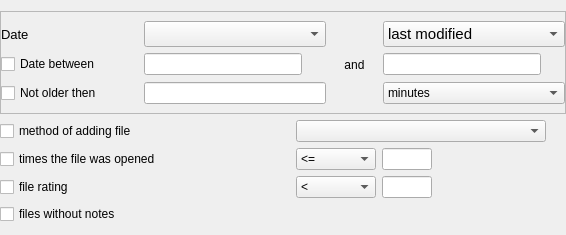
<?xml version="1.0" encoding="UTF-8"?>
<ui version="4.0">
 <class>pageAdv</class>
 <widget class="QWidget" name="pageAdv">
  <property name="geometry">
   <rect>
    <x>0</x>
    <y>0</y>
    <width>566</width>
    <height>232</height>
   </rect>
  </property>
  <property name="windowTitle">
   <string>Form</string>
  </property>
  <layout class="QVBoxLayout" name="verticalLayout">
   <property name="leftMargin">
    <number>0</number>
   </property>
   <property name="rightMargin">
    <number>0</number>
   </property>
   <item>
    <widget class="QFrame" name="topFrameFltr">
     <property name="frameShape">
      <enum>QFrame::StyledPanel</enum>
     </property>
     <property name="frameShadow">
      <enum>QFrame::Raised</enum>
     </property>
     <layout class="QGridLayout" name="gridLayout" columnstretch="3,4,1,4">
      <property name="leftMargin">
       <number>0</number>
      </property>
      <property name="rightMargin">
       <number>0</number>
      </property>
      <item row="0" column="0">
       <widget class="QLabel" name="label_3">
        <property name="font">
         <font>
          <pointsize>10</pointsize>
         </font>
        </property>
        <property name="text">
         <string>Date</string>
        </property>
       </widget>
      </item>
      <item row="0" column="1">
       <widget class="QComboBox" name="date_type">
        <property name="sizePolicy">
         <sizepolicy hsizetype="Expanding" vsizetype="Preferred">
          <horstretch>0</horstretch>
          <verstretch>0</verstretch>
         </sizepolicy>
        </property>
        <property name="font">
         <font>
          <pointsize>11</pointsize>
         </font>
        </property>
       </widget>
      </item>
      <item row="0" column="3">
       <widget class="QComboBox" name="note_date_type">
        <property name="sizePolicy">
         <sizepolicy hsizetype="Expanding" vsizetype="Preferred">
          <horstretch>0</horstretch>
          <verstretch>0</verstretch>
         </sizepolicy>
        </property>
        <property name="font">
         <font>
          <pointsize>11</pointsize>
         </font>
        </property>
        <item>
         <property name="text">
          <string>last modified</string>
         </property>
        </item>
        <item>
         <property name="text">
          <string>any modified</string>
         </property>
        </item>
        <item>
         <property name="text">
          <string>last created</string>
         </property>
        </item>
        <item>
         <property name="text">
          <string>any created</string>
         </property>
        </item>
       </widget>
      </item>
      <item row="1" column="0">
       <widget class="QCheckBox" name="between">
        <property name="text">
         <string>Date between</string>
        </property>
        <attribute name="buttonGroup">
         <string notr="true">date_selectors</string>
        </attribute>
       </widget>
      </item>
      <item row="1" column="2">
       <widget class="QLabel" name="label">
        <property name="text">
         <string>and</string>
        </property>
        <property name="alignment">
         <set>Qt::AlignCenter</set>
        </property>
       </widget>
      </item>
      <item row="2" column="0">
       <widget class="QCheckBox" name="not_older">
        <property name="text">
         <string>Not older then</string>
        </property>
        <attribute name="buttonGroup">
         <string notr="true">date_selectors</string>
        </attribute>
       </widget>
      </item>
      <item row="2" column="1">
       <widget class="QLineEdit" name="not_older_nn"/>
      </item>
      <item row="2" column="3">
       <widget class="QComboBox" name="age_measure">
        <item>
         <property name="text">
          <string>minutes</string>
         </property>
        </item>
        <item>
         <property name="text">
          <string>hours</string>
         </property>
        </item>
        <item>
         <property name="text">
          <string>days</string>
         </property>
        </item>
        <item>
         <property name="text">
          <string>weeks</string>
         </property>
        </item>
        <item>
         <property name="text">
          <string>months</string>
         </property>
        </item>
        <item>
         <property name="text">
          <string notr="true">years</string>
         </property>
        </item>
       </widget>
      </item>
      <item row="1" column="1">
       <widget class="QFrame" name="frame_after">
        <layout class="QHBoxLayout" name="horizontalLayout_2">
         <property name="spacing">
          <number>0</number>
         </property>
         <property name="leftMargin">
          <number>0</number>
         </property>
         <property name="topMargin">
          <number>0</number>
         </property>
         <property name="rightMargin">
          <number>0</number>
         </property>
         <property name="bottomMargin">
          <number>0</number>
         </property>
         <item>
          <widget class="QLineEdit" name="date_after"/>
         </item>
         <item>
          <widget class="QToolButton" name="after_btn">
           <property name="text">
            <string/>
           </property>
           <property name="autoRaise">
            <bool>true</bool>
           </property>
          </widget>
         </item>
        </layout>
       </widget>
      </item>
      <item row="1" column="3">
       <widget class="QFrame" name="frame_before">
        <layout class="QHBoxLayout" name="horizontalLayout">
         <property name="spacing">
          <number>0</number>
         </property>
         <property name="leftMargin">
          <number>0</number>
         </property>
         <property name="topMargin">
          <number>0</number>
         </property>
         <property name="rightMargin">
          <number>0</number>
         </property>
         <property name="bottomMargin">
          <number>0</number>
         </property>
         <item>
          <widget class="QLineEdit" name="date_before"/>
         </item>
         <item>
          <widget class="QToolButton" name="before_btn">
           <property name="text">
            <string/>
           </property>
           <property name="autoRaise">
            <bool>true</bool>
           </property>
          </widget>
         </item>
        </layout>
       </widget>
      </item>
     </layout>
    </widget>
   </item>
   <item>
    <layout class="QGridLayout" name="gridLayout_2" columnminimumwidth="1,1">
     <item row="0" column="0">
      <widget class="QCheckBox" name="add_method">
       <property name="minimumSize">
        <size>
         <width>290</width>
         <height>0</height>
        </size>
       </property>
       <property name="text">
        <string>method of adding file</string>
       </property>
      </widget>
     </item>
     <item row="0" column="1">
      <widget class="QComboBox" name="how_added">
       <property name="minimumSize">
        <size>
         <width>250</width>
         <height>0</height>
        </size>
       </property>
       <property name="maximumSize">
        <size>
         <width>250</width>
         <height>16777215</height>
        </size>
       </property>
      </widget>
     </item>
     <item row="1" column="0">
      <widget class="QCheckBox" name="open_sel">
       <property name="minimumSize">
        <size>
         <width>150</width>
         <height>0</height>
        </size>
       </property>
       <property name="text">
        <string>times the file was opened</string>
       </property>
      </widget>
     </item>
     <item row="1" column="1">
      <layout class="QHBoxLayout" name="horizontalLayout_3">
       <item>
        <widget class="QComboBox" name="open_cond">
         <property name="sizePolicy">
          <sizepolicy hsizetype="Fixed" vsizetype="Fixed">
           <horstretch>0</horstretch>
           <verstretch>0</verstretch>
          </sizepolicy>
         </property>
         <property name="minimumSize">
          <size>
           <width>80</width>
           <height>0</height>
          </size>
         </property>
         <item>
          <property name="text">
           <string>&lt;=</string>
          </property>
         </item>
         <item>
          <property name="text">
           <string>&gt;</string>
          </property>
         </item>
        </widget>
       </item>
       <item>
        <widget class="QLineEdit" name="open_edit">
         <property name="maximumSize">
          <size>
           <width>50</width>
           <height>16777215</height>
          </size>
         </property>
         <property name="alignment">
          <set>Qt::AlignRight|Qt::AlignTrailing|Qt::AlignVCenter</set>
         </property>
        </widget>
       </item>
       <item>
        <spacer name="horizontalSpacer">
         <property name="orientation">
          <enum>Qt::Horizontal</enum>
         </property>
         <property name="sizeHint" stdset="0">
          <size>
           <width>40</width>
           <height>20</height>
          </size>
         </property>
        </spacer>
       </item>
      </layout>
     </item>
     <item row="2" column="0">
      <widget class="QCheckBox" name="rating_sel">
       <property name="minimumSize">
        <size>
         <width>150</width>
         <height>0</height>
        </size>
       </property>
       <property name="text">
        <string>file rating</string>
       </property>
      </widget>
     </item>
     <item row="2" column="1">
      <layout class="QHBoxLayout" name="horizontalLayout_4">
       <item>
        <widget class="QComboBox" name="rating_cond">
         <property name="sizePolicy">
          <sizepolicy hsizetype="Fixed" vsizetype="Fixed">
           <horstretch>0</horstretch>
           <verstretch>0</verstretch>
          </sizepolicy>
         </property>
         <property name="minimumSize">
          <size>
           <width>80</width>
           <height>0</height>
          </size>
         </property>
         <item>
          <property name="text">
           <string>&lt;</string>
          </property>
         </item>
         <item>
          <property name="text">
           <string>=</string>
          </property>
         </item>
         <item>
          <property name="text">
           <string>&gt;</string>
          </property>
         </item>
        </widget>
       </item>
       <item>
        <widget class="QLineEdit" name="rating_edit">
         <property name="maximumSize">
          <size>
           <width>50</width>
           <height>16777215</height>
          </size>
         </property>
         <property name="alignment">
          <set>Qt::AlignRight|Qt::AlignTrailing|Qt::AlignVCenter</set>
         </property>
        </widget>
       </item>
       <item>
        <spacer name="horizontalSpacer_2">
         <property name="orientation">
          <enum>Qt::Horizontal</enum>
         </property>
         <property name="sizeHint" stdset="0">
          <size>
           <width>40</width>
           <height>20</height>
          </size>
         </property>
        </spacer>
       </item>
      </layout>
     </item>
     <item row="3" column="0">
      <widget class="QCheckBox" name="without_notes">
       <property name="text">
        <string>files without notes</string>
       </property>
      </widget>
     </item>
    </layout>
   </item>
   <item>
    <spacer name="verticalSpacer">
     <property name="orientation">
      <enum>Qt::Vertical</enum>
     </property>
     <property name="sizeHint" stdset="0">
      <size>
       <width>20</width>
       <height>0</height>
      </size>
     </property>
    </spacer>
   </item>
  </layout>
 </widget>
 <resources/>
 <connections/>
 <buttongroups>
  <buttongroup name="date_selectors">
   <property name="exclusive">
    <bool>false</bool>
   </property>
  </buttongroup>
 </buttongroups>
</ui>
